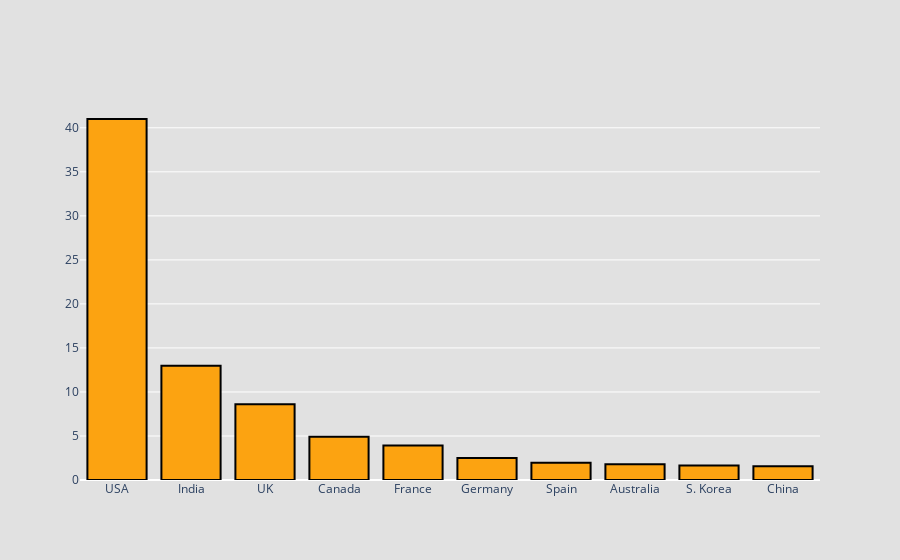

Write notebook code for a chart like this one.
### Code cell
fig = go.Figure(data=[go.Bar(x=df.index, y=df['count'].to_list())])
fig.update_traces(marker_color='#fca311', marker_line_color='black',
                  marker_line_width=2)
fig.update_traces(marker=dict(line=dict(color='black', width=2)), textfont=dict(family="Helvetica",size=16,color="black"),hoverlabel=dict(font_size=14,font_family="Helvetica"))
fig.update_layout(paper_bgcolor="#e1e1e1", plot_bgcolor = 'rgba(0, 0, 0, 0)', hoverlabel_bordercolor='black' )
fig.write_html('visualization/two.html')
fig.show()

### Figure 1 — Plotly figure (JSON) as saved in the notebook; plotly's stock layout.template omitted (floating-point values rounded to 4 significant figures)
{"data": [{"hoverlabel": {"font": {"family": "Helvetica", "size": 14}}, "marker": {"color": "#fca311", "line": {"color": "black", "width": 2}}, "textfont": {"color": "black", "family": "Helvetica", "size": 16}, "type": "bar", "x": ["USA", "India", "UK", "Canada", "France", "Germany", "Spain", "Australia", "S. Korea", "China"], "y": [41, 12.98, 8.61, 4.9, 3.91, 2.49, 1.95, 1.79, 1.66, 1.57]}], "layout": {"hoverlabel": {"bordercolor": "black"}, "paper_bgcolor": "#e1e1e1", "plot_bgcolor": "rgba(0, 0, 0, 0)"}}
